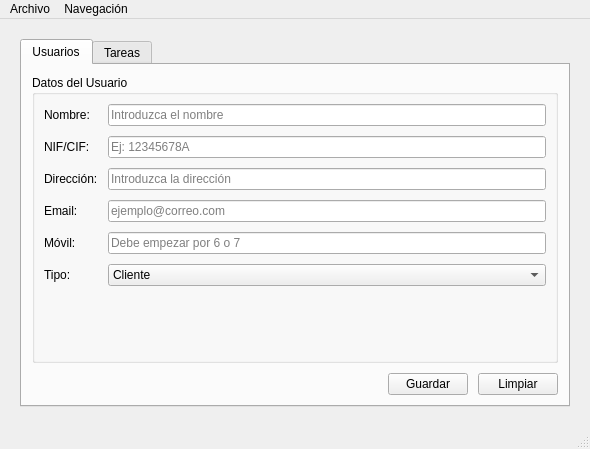
<?xml version="1.0" encoding="UTF-8"?>
<ui version="4.0">
 <class>MainWindow</class>
 <widget class="QMainWindow" name="MainWindow">
  <property name="geometry">
   <rect>
    <x>0</x>
    <y>0</y>
    <width>590</width>
    <height>449</height>
   </rect>
  </property>
  <property name="windowTitle">
   <string>RecuperarTusGuijarro</string>
  </property>
  <widget class="QWidget" name="centralwidget">
   <layout class="QVBoxLayout" name="layPrincipal">
    <property name="spacing">
     <number>10</number>
    </property>
    <property name="leftMargin">
     <number>10</number>
    </property>
    <property name="topMargin">
     <number>10</number>
    </property>
    <property name="rightMargin">
     <number>10</number>
    </property>
    <property name="bottomMargin">
     <number>10</number>
    </property>
    <item>
     <widget class="QStackedWidget" name="stkPrincipal">
      <property name="currentIndex">
       <number>0</number>
      </property>
      <widget class="QWidget" name="pageUsuario">
       <layout class="QVBoxLayout" name="layPageUsuario">
        <property name="spacing">
         <number>10</number>
        </property>
        <property name="leftMargin">
         <number>10</number>
        </property>
        <property name="topMargin">
         <number>10</number>
        </property>
        <property name="rightMargin">
         <number>10</number>
        </property>
        <property name="bottomMargin">
         <number>10</number>
        </property>
        <item>
         <widget class="QTabWidget" name="tabWidget">
          <property name="currentIndex">
           <number>0</number>
          </property>
           <widget class="QWidget" name="tab_usuarios">
            <attribute name="title">
             <string>Usuarios</string>
            </attribute>
            <layout class="QVBoxLayout" name="layTabUsuarios">
             <property name="spacing">
              <number>10</number>
             </property>
             <property name="leftMargin">
              <number>10</number>
             </property>
             <property name="topMargin">
              <number>10</number>
             </property>
             <property name="rightMargin">
              <number>10</number>
             </property>
             <property name="bottomMargin">
              <number>10</number>
             </property>
             <item>
              <widget class="QGroupBox" name="grpUsuario">
               <property name="title">
                <string>Datos del Usuario</string>
               </property>
               <layout class="QFormLayout" name="layFormUsuario">
                <property name="horizontalSpacing">
                 <number>10</number>
                </property>
                <property name="verticalSpacing">
                 <number>10</number>
                </property>
                <item row="0" column="0">
                 <widget class="QLabel" name="lblNombre">
                  <property name="text">
                   <string>Nombre:</string>
                  </property>
                 </widget>
                </item>
                <item row="0" column="1">
                 <widget class="QLineEdit" name="txtNombre">
                  <property name="placeholderText">
                   <string>Introduzca el nombre</string>
                  </property>
                 </widget>
                </item>
                <item row="1" column="0">
                 <widget class="QLabel" name="lblDNI">
                  <property name="text">
                   <string>NIF/CIF:</string>
                  </property>
                 </widget>
                </item>
                <item row="1" column="1">
                 <widget class="QLineEdit" name="txtDNI">
                  <property name="toolTip">
                   <string>Introduzca un NIF/CIF válido. Se verificará el formato.</string>
                  </property>
                  <property name="whatsThis">
                   <string>El NIF/CIF debe seguir el formato español válido (8 dígitos + letra).</string>
                  </property>
                  <property name="autoFillBackground">
                   <bool>true</bool>
                  </property>
                  <property name="placeholderText">
                   <string>Ej: 12345678A</string>
                  </property>
                 </widget>
                </item>
                <item row="2" column="0">
                 <widget class="QLabel" name="lblDireccion">
                  <property name="text">
                   <string>Dirección:</string>
                  </property>
                 </widget>
                </item>
                <item row="2" column="1">
                 <widget class="QLineEdit" name="txtDireccion">
                  <property name="placeholderText">
                   <string>Introduzca la dirección</string>
                  </property>
                 </widget>
                </item>
                <item row="3" column="0">
                 <widget class="QLabel" name="lblEmail">
                  <property name="text">
                   <string>Email:</string>
                  </property>
                 </widget>
                </item>
                <item row="3" column="1">
                 <widget class="QLineEdit" name="txtEmail">
                  <property name="placeholderText">
                   <string>ejemplo@correo.com</string>
                  </property>
                 </widget>
                </item>
                <item row="4" column="0">
                 <widget class="QLabel" name="lblMovil">
                  <property name="text">
                   <string>Móvil:</string>
                  </property>
                 </widget>
                </item>
                <item row="4" column="1">
                 <widget class="QLineEdit" name="txtMovil">
                  <property name="toolTip">
                   <string>El número de móvil debe comenzar por 6 o 7.</string>
                  </property>
                  <property name="whatsThis">
                   <string>Introduzca un número de móvil español válido (9 dígitos, empieza por 6 o 7).</string>
                  </property>
                  <property name="placeholderText">
                   <string>Debe empezar por 6 o 7</string>
                  </property>
                 </widget>
                </item>
                <item row="5" column="0">
                 <widget class="QLabel" name="lblTipo">
                  <property name="text">
                   <string>Tipo:</string>
                  </property>
                 </widget>
                </item>
                <item row="5" column="1">
                 <widget class="QComboBox" name="cmbTipo">
                  <item>
                   <property name="text">
                    <string>Cliente</string>
                   </property>
                  </item>
                  <item>
                   <property name="text">
                    <string>Empleado</string>
                   </property>
                  </item>
                 </widget>
                </item>
               </layout>
              </widget>
             </item>
             <item>
              <layout class="QHBoxLayout" name="layBtnUsuario">
               <property name="spacing">
                <number>10</number>
               </property>
               <item>
                <spacer name="hspBtnUsuario">
                 <property name="orientation">
                  <enum>Qt::Horizontal</enum>
                 </property>
                 <property name="sizeHint" stdset="0">
                  <size>
                   <width>40</width>
                   <height>20</height>
                  </size>
                 </property>
                </spacer>
               </item>
               <item>
                <widget class="QPushButton" name="btnGuardarUsuario">
                 <property name="text">
                  <string>Guardar</string>
                 </property>
                </widget>
               </item>
               <item>
                <widget class="QPushButton" name="btnLimpiarUsuario">
                 <property name="text">
                  <string>Limpiar</string>
                 </property>
                </widget>
               </item>
              </layout>
             </item>
            </layout>
           </widget>
           <widget class="QWidget" name="tab_tareas">
            <attribute name="title">
             <string>Tareas</string>
            </attribute>
            <layout class="QVBoxLayout" name="layTabTareas">
             <property name="spacing">
              <number>10</number>
             </property>
             <property name="leftMargin">
              <number>10</number>
             </property>
             <property name="topMargin">
              <number>10</number>
             </property>
             <property name="rightMargin">
              <number>10</number>
             </property>
             <property name="bottomMargin">
              <number>10</number>
             </property>
             <item>
              <widget class="QGroupBox" name="grpTareas">
               <property name="title">
                <string>Datos de la Tarea</string>
               </property>
               <layout class="QFormLayout" name="layFormTareas">
                <property name="horizontalSpacing">
                 <number>10</number>
                </property>
                <property name="verticalSpacing">
                 <number>10</number>
                </property>
                <item row="0" column="0">
                 <widget class="QLabel" name="lblCliente">
                  <property name="text">
                   <string>Cliente:</string>
                  </property>
                 </widget>
                </item>
                <item row="0" column="1">
                 <widget class="QComboBox" name="cmbCliente">
                  <property name="placeholderText">
                   <string>Seleccione un cliente</string>
                  </property>
                 </widget>
                </item>
                <item row="1" column="0">
                 <widget class="QLabel" name="lblEmpleado">
                  <property name="text">
                   <string>Empleado:</string>
                  </property>
                 </widget>
                </item>
                <item row="1" column="1">
                 <widget class="QComboBox" name="cmbEmpleado">
                  <property name="toolTip">
                   <string>Seleccione un empleado del panel Usuario.</string>
                  </property>
                  <property name="whatsThis">
                   <string>Este campo hace referencia a los empleados registrados en el Panel Usuario.</string>
                  </property>
                  <property name="placeholderText">
                   <string>Seleccione un empleado</string>
                  </property>
                 </widget>
                </item>
                <item row="2" column="0">
                 <widget class="QLabel" name="lblServicio">
                  <property name="text">
                   <string>Servicio:</string>
                  </property>
                 </widget>
                </item>
                <item row="2" column="1">
                 <widget class="QComboBox" name="cmbServicio">
                  <property name="placeholderText">
                   <string>Seleccione un servicio</string>
                  </property>
                 </widget>
                </item>
                <item row="3" column="0">
                 <widget class="QLabel" name="lblHoras">
                  <property name="text">
                   <string>Horas:</string>
                  </property>
                 </widget>
                </item>
                <item row="3" column="1">
                 <widget class="QSpinBox" name="spnHoras">
                  <property name="minimum">
                   <number>0</number>
                  </property>
                  <property name="maximum">
                   <number>999</number>
                  </property>
                  <property name="value">
                   <number>0</number>
                  </property>
                 </widget>
                </item>
                <item row="4" column="0">
                 <widget class="QLabel" name="lblPrecioHora">
                  <property name="text">
                   <string>Precio/hora:</string>
                  </property>
                 </widget>
                </item>
                <item row="4" column="1">
                 <widget class="QLineEdit" name="txtPrecioHora">
                  <property name="placeholderText">
                   <string>0.00 €</string>
                  </property>
                 </widget>
                </item>
                <item row="5" column="0">
                 <widget class="QLabel" name="lblEstado">
                  <property name="text">
                   <string>Estado:</string>
                  </property>
                 </widget>
                </item>
                <item row="5" column="1">
                 <widget class="QComboBox" name="cmbEstado">
                  <item>
                   <property name="text">
                    <string>Pendiente</string>
                   </property>
                  </item>
                  <item>
                   <property name="text">
                    <string>En curso</string>
                   </property>
                  </item>
                  <item>
                   <property name="text">
                    <string>Finalizada</string>
                   </property>
                  </item>
                  <item>
                   <property name="text">
                    <string>Facturada</string>
                   </property>
                  </item>
                 </widget>
                </item>
               </layout>
              </widget>
             </item>
            </layout>
           </widget>
         </widget>
        </item>
       </layout>
      </widget>
      <widget class="QWidget" name="pageTareas">
       <layout class="QVBoxLayout" name="layPageTareas">
        <property name="spacing">
         <number>10</number>
        </property>
        <property name="leftMargin">
         <number>10</number>
        </property>
        <property name="topMargin">
         <number>10</number>
        </property>
        <property name="rightMargin">
         <number>10</number>
        </property>
        <property name="bottomMargin">
         <number>10</number>
        </property>
       </layout>
      </widget>
     </widget>
    </item>
   </layout>
  </widget>
  <widget class="QMenuBar" name="menubar">
   <property name="geometry">
    <rect>
     <x>0</x>
     <y>0</y>
     <width>590</width>
     <height>26</height>
    </rect>
   </property>
   <widget class="QMenu" name="menuArchivo">
    <property name="title">
     <string>Archivo</string>
    </property>
    <addaction name="actionSalir"/>
   </widget>
   <widget class="QMenu" name="menuNavegacion">
    <property name="title">
     <string>Navegación</string>
    </property>
   </widget>
   <addaction name="menuArchivo"/>
   <addaction name="menuNavegacion"/>
  </widget>
  <widget class="QStatusBar" name="statusbar"/>
  <action name="actionSalir">
   <property name="text">
    <string>Salir</string>
   </property>
  </action>
  <action name="actionPanelUsuario">
   <property name="text">
    <string>Panel Usuario</string>
   </property>
  </action>
  <action name="actionPanelTareas">
   <property name="text">
    <string>Panel Tareas</string>
   </property>
  </action>
 </widget>
 <resources/>
 <connections/>
</ui>
